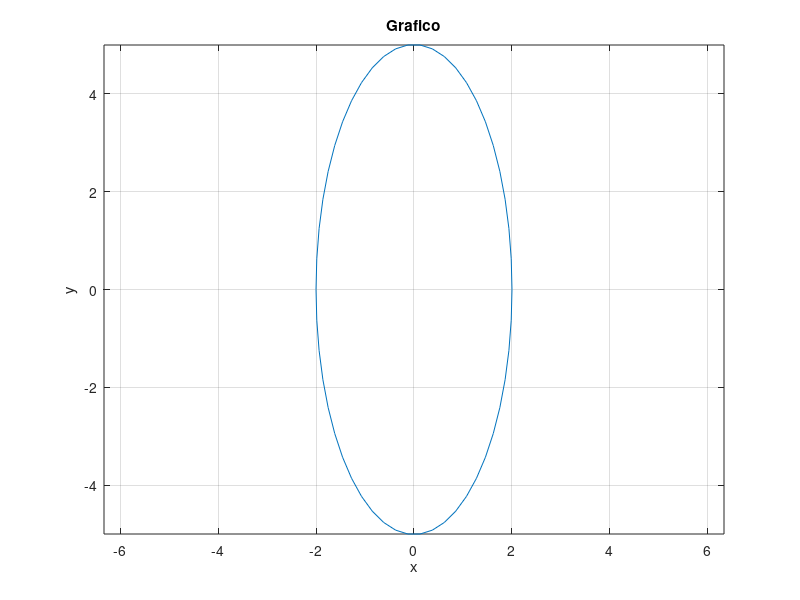

The MATLAB source for this figure:
t = 0:2*pi/50:2*pi;
x = 2*cos(t);
y = 5*sin(t);

figure;
plot(x,y); %b)
axis equal; %c)
title("Grafico");
xlabel("x");
ylabel("y");
grid on;